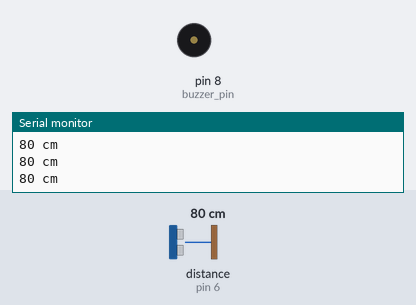
A sketch run on a simulated Arduino Uno, built with avr-gcc and run on an emulated ATmega328P. On the bench: buzzer (waves = sounding, pin HIGH), the last lines printed to the serial monitor. The inputs (shaded band) are chosen by the test bench; at power-on: distance to the obstacle (sensor on pin 6) 80 cm. The echo pulse lasts 58.3 µs per cm; pins used as bus, display or sensor lines are not drawn.

Above: at 1.2 s.
1.3 s: distance to the obstacle (sensor on pin 6) set to 8 cm
2.8 s: distance to the obstacle (sensor on pin 6) set to 5 cm
At 3.2 s:
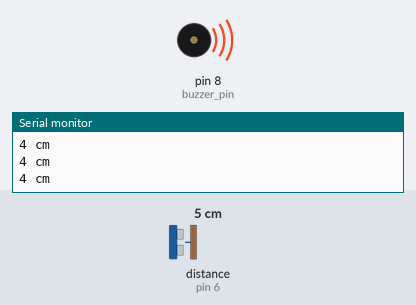
4.3 s: distance to the obstacle (sensor on pin 6) set to 9 cm
At 4.8 s:
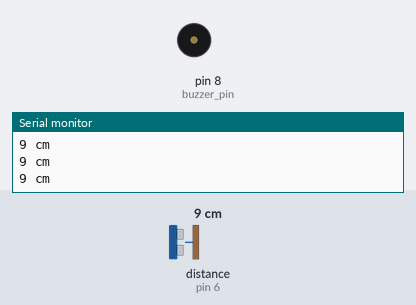
5.9 s: distance to the obstacle (sensor on pin 6) set to 2 cm
At 6.6 s:
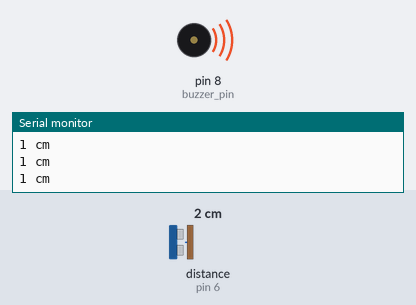
Timing chart, 0 to 8.4 s (numbered marks = the images above; inputs shaded):
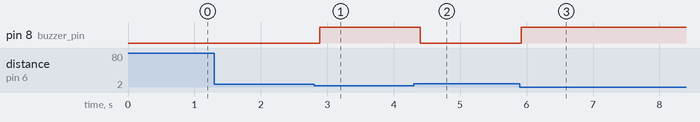

Measured:
- the behaviour switches between 7 and 6 cm on distance to the obstacle (sensor on pin 6) (found by bisection; images 0 and 1)
- after the input at 2.8 s, pin 8 (buzzer_pin): LOW → HIGH after 0.09 s
- after the input at 4.3 s, pin 8 (buzzer_pin): HIGH → LOW after 0.10 s
- after the input at 5.9 s, pin 8 (buzzer_pin): LOW → HIGH at once

The sketch:

park_projesi.ino
```cpp
int buzzer_pin = 8;

int tetikleyici = 7;
int algilayici  = 6;

void setup() {
  pinMode(tetikleyici, OUTPUT);
  pinMode(algilayici,  INPUT);

  pinMode(buzzer_pin, OUTPUT);

  Serial.begin(9600);
}

void loop() {
  digitalWrite(tetikleyici, LOW);
  delayMicroseconds(2);
  digitalWrite(tetikleyici, HIGH);
  delayMicroseconds(10);
  digitalWrite(tetikleyici, LOW);

  int sure = pulseIn(algilayici, HIGH);

  int mesafe = (sure / 2) / 29.1;

  Serial.print(mesafe);
  Serial.println(" cm");

  if(mesafe < 7){
    digitalWrite(buzzer_pin, HIGH);
  }
  else{
    digitalWrite(buzzer_pin, LOW);
  }

  delay(100);
}
```
